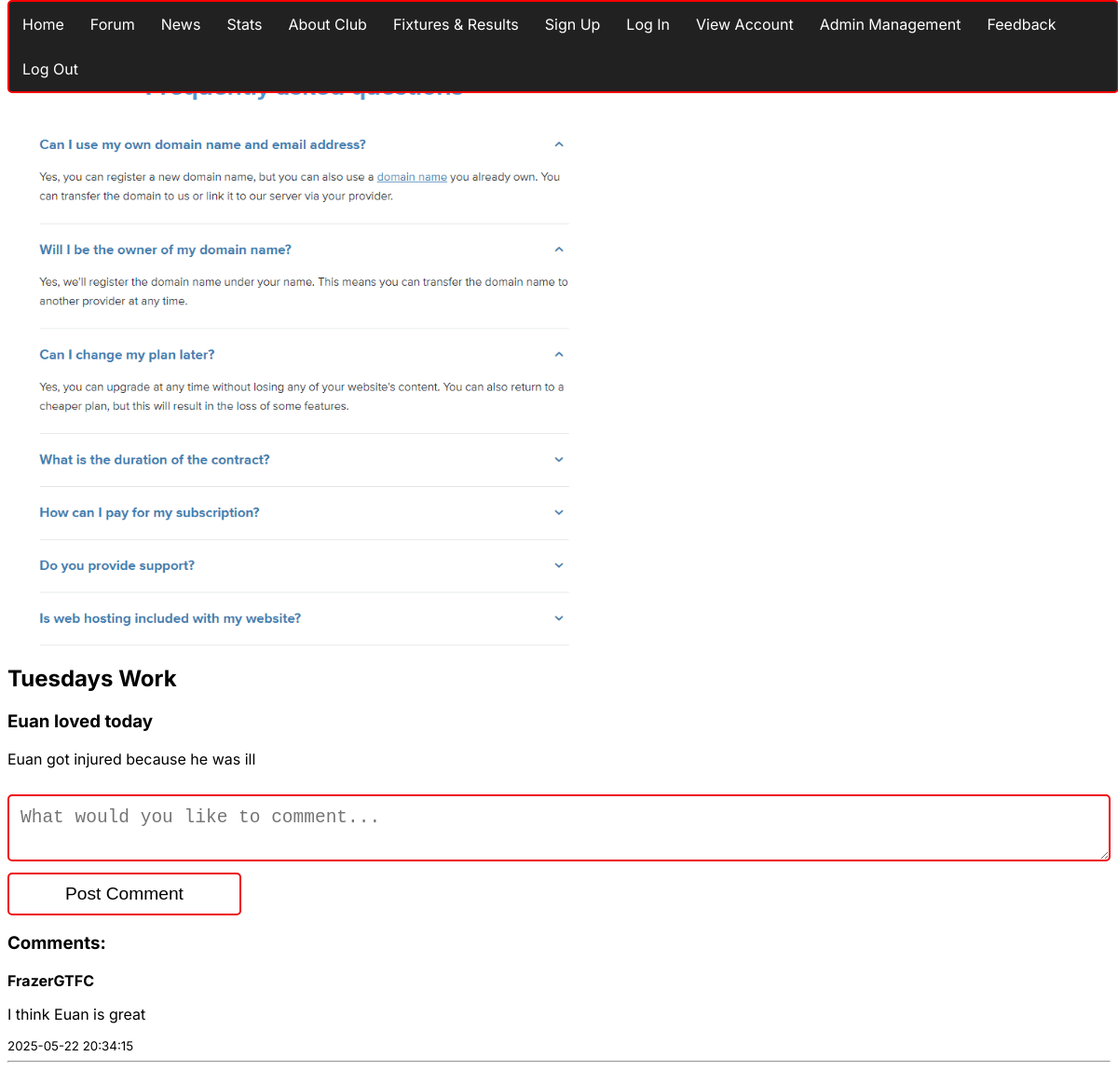
/retrieve_news.php?id=17 (signed in), run on the app's committed database.
### tables this page shows
CREATE TABLE `news` (
  `id` int(11) NOT NULL,
  `title` text NOT NULL,
  `description` text NOT NULL,
  `picture` blob NOT NULL,
  `content` text NOT NULL,
  `username` text NOT NULL,
  `time_created` timestamp NOT NULL DEFAULT current_timestamp() ON UPDATE current_timestamp(),
  `comments` text NOT NULL
);

CREATE TABLE `comments` (
  `id` int(11) NOT NULL,
  `user_id` int(11) NOT NULL,
  `news_id` int(11) NOT NULL,
  `text` text NOT NULL,
  `date_created` timestamp NOT NULL DEFAULT current_timestamp() ON UPDATE current_timestamp()
);

CREATE TABLE `users` (
  `id` int(11) NOT NULL,
  `username` text NOT NULL,
  `password` text NOT NULL,
  `firstname` text NOT NULL,
  `lastname` text NOT NULL,
  `email` text NOT NULL,
  `bio` text NOT NULL,
  `profile_pic` blob NOT NULL,
  `region` text NOT NULL,
  `status` enum('active','inactive','','') NOT NULL,
  `birthdate` text NOT NULL,
  `role` enum('user','admin','','') NOT NULL
);

### retrieve_news.php (the view, shortened to what this page needs)
<?php
include 'nav.php';
$news_id = $_GET['id'];
$sql = "SELECT title, description, content, picture FROM news WHERE id = ?";
$stmt = $conn->prepare($sql);
$stmt->bind_param("i", $news_id);
$stmt->execute();
$result = $stmt->get_result();
if($result->num_rows > 0) {
    while ($row = $result->fetch_assoc()){
        if (!empty($row['picture'])) {
            if (file_exists($row['picture'])) {
                echo "<img src='" . htmlspecialchars($row['picture']) . "' alt='Post Image'>";
            }
        }
        echo '<section class="postCard2">';
        echo "<h2>" . htmlspecialchars($row['title']) . "</h2>";
        echo "<h3>" . htmlspecialchars($row['description']) . "</h3>";
        echo "<p>" . htmlspecialchars($row['content']) . "</p>";
        echo '</section>';
    }
} else {
    echo "Sorry, 0 Results Returned";
}
?>
<?php
if (isset($_SESSION['user_id'])){
    echo '
    <section class="comment-form">
        <form method="POST" action="post_comment.php">
            <textarea name="text" placeholder="What would you like to comment..." required></textarea><br>
            <input type="hidden" name="news_id" value="'. htmlspecialchars($news_id) . '">
            <button type="submit">Post Comment</button>
        </form>
    </section>';
} else{
    echo '<p>Please <a href="login.php" class="content-creatorbtn">Log In</a> to comment </p>';
}
$commentQuery = "SELECT c.text, c.date_created, u.username
                 FROM comments c
                 JOIN users u ON c.user_id = u.id
                 WHERE c.news_id = ?
                 ORDER BY c.date_created DESC";
$commentStmt = $conn->prepare($commentQuery);
$commentStmt->bind_param("i", $news_id);
$commentStmt->execute();
$commentResult = $commentStmt->get_result();
echo '<section class="comments">';
echo '<h3>Comments:</h3>';
while ($comment = $commentResult->fetch_assoc()) {
    echo "<div class='comment-box'>";
    echo "<strong>" . htmlspecialchars($comment['username']) . "</strong><br>";
    echo "<p>" . nl2br(htmlspecialchars($comment['text'])) . "</p>";
    echo "<small>" . $comment['date_created'] . "</small>";
    echo "</div><hr>";
}
echo '</section>';
?>
<!DOCTYPE html>
<html lang="en">
<head>
    <link rel="stylesheet" href="main.css">
    <link rel="stylesheet" href="retrieve_news.css">
    <link rel="stylesheet" href="feedback.css">
</head>
<body>
</body>
</html>

### main.css (style rules this page uses)
body { font-family: "Inter", sans-serif; font-optical-sizing: auto; font-weight: weight; font-style: normal; }
button[type=submit] { text-align: center; border: 2px solid #EE0A0E; padding: 10px 60px; border-radius: 5px; cursor: pointer; background-color: white; text-decoration: none; color: black; display: inline-block; font-size: 120%; transition-duration: 0.4s; }

### retrieve_news.css (style rules this page uses)
section { text-align: left; }
img { margin-top: 5%; width: auto; height: 80%; }
textarea { font-size: 150%; }

### feedback.css (style rules this page uses)
input[type=text], select, textarea { width: 100%; padding: 12px; border: 2px solid #EE0A0E; border-radius: 5px; box-sizing: border-box; margin-top: 1%; margin-bottom: 1%; resize: vertical; }

### data on the page
news: picture (picture), title "Tuesdays Work", description "Euan loved today", content "Euan got injured because he was ill"
comments: user.username "FrazerGTFC", text "I think Euan is great", date_created "2025-05-22 20:34:15"
